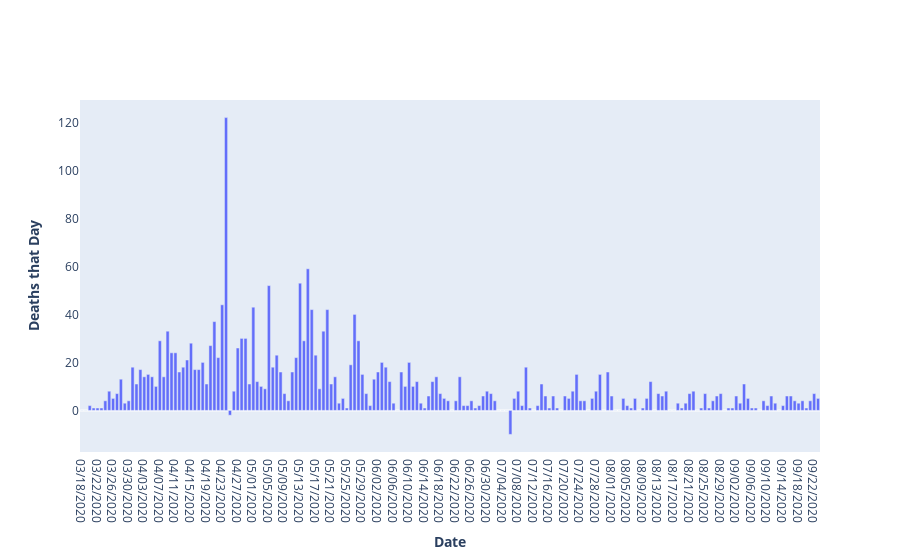

The notebook cell this image was saved under:
### Code cell
deaths = go.Figure(data=[go.Bar(x=covid_change['Date'], y=covid_change['Deaths'], name='Deaths')])
deaths.update_yaxes(title_text="<b>Deaths that Day</b>", showgrid=False)
deaths.update_xaxes(title_text="<b>Date</b>", showgrid=False)
deaths.show()

### Figure 1 — Plotly figure (JSON) as saved in the notebook; plotly's stock layout.template omitted (floating-point values rounded to 4 significant figures; data arrays with more than 128 entries replaced by an {"elided": "..."} marker saying what was removed)
{"data": [{"name": "Deaths", "type": "bar", "x": {"elided": "190 str values"}, "y": {"elided": "190 int values"}}], "layout": {"xaxis": {"showgrid": false, "title": {"text": "<b>Date</b>"}}, "yaxis": {"showgrid": false, "title": {"text": "<b>Deaths that Day</b>"}}}}
